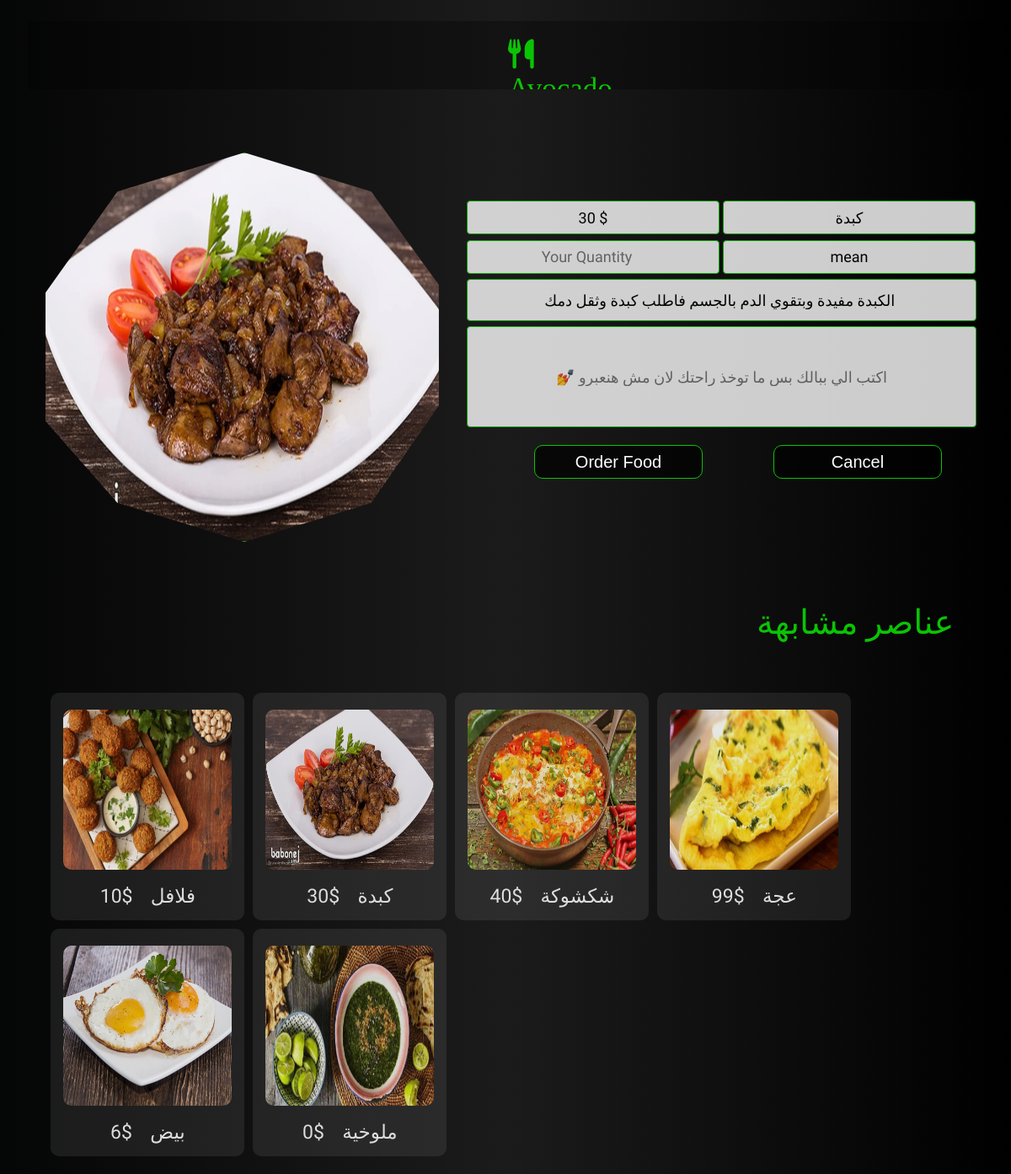
The page /order.php?id=2 on the database its author committed.
### tables this page shows
CREATE TABLE `food` (
  `id` int(11) NOT NULL,
  `namee` varchar(40) NOT NULL,
  `price` double NOT NULL,
  `image` varchar(100) NOT NULL,
  `note` text NOT NULL,
  `typee` varchar(20) NOT NULL
);

### order.php (the view, shortened to what this page needs)
<html lang="en">
<head>
    <link rel="stylesheet" href="https://cdnjs.cloudflare.com/ajax/libs/font-awesome/6.1.1/css/all.min.css" />
</head>
<body style="background: linear-gradient(to left, #000000, #1C1B1B,hsl(150, 10%, 2%));">
<div class="topnav" id="home">
    <br>
<span class="logo" style="float:left; color:#0AC404;font-family: 'Lobster', cursive; font-size: 35px;" ><i class="fas fa-utensils"></i>&nbsp; Avocado Resturant</span>
<br>
</div>
<div class="wrapper">
        <?php
            $con = mysqli_connect("localhost", "root", "", "resturant");
            mysqli_select_db($con, "resturant");
            $id=trim($_GET['id']);
            $query = "SELECT * FROM food WHERE id='$id'";
            $result = mysqli_query($con, $query);
            $row = mysqli_fetch_array($result);
        ?>
<form action="#" method="POST" class="add-form">
<br>
<table width="90%" align="right">
    <tr>
        <td>
        <img src="<?php echo $row['image']; ?>" alt=""  class="im">
    </td>
        <td>
<section  class="tab">
                <form action="#" method="POST" class="add-form" align="center">
            <p>
                <input type="text" name="price" value="<?php echo $row['price']." $"; ?>"  required class="serc"/>
                <input type="text" name="namee"  value="<?php echo $row['namee']; ?>"  class="serc" required/>
            </p>
            <p>
                <input type="number" name="price" placeholder="Your Quantity" required class="serc"/>
                <input type="text" name="typee" value="<?php echo $row['typee']; ?>"  required class="serc"/>
            </p>
            <p>
                <input type="text" name="note" value="<?php echo $row['note']; ?>"  required class="area"/>
            </p>
            <p>
                <input type="text" name="image" placeholder="💅 اكتب الي ببالك بس ما توخذ راحتك لان مش هنعبرو"  required class="area" style="height:120px;"/>
                </p>
            <p>
                <input type="submit" name="submit" value="Order Food"  class="btn"/>
                <a href="user.php"><input type="button" value="Cancel" class="btn" /></a>
            </p>
        </form>
</section>
        </form>
    <?php
    $ty=$row['typee'];
    $quey="SELECT * FROM food WHERE typee='$ty'";
    $q2 = mysqli_query($con, $quey);
    ?>
  <span style="float:right; color:#0AC404;font-family: 'Changa', sans-serif;   font-size: 40px;" >عناصر مشابهة   &nbsp;&nbsp;&nbsp;&nbsp;&nbsp;</span>
<br><br>
    <center>
        <div class="asr">
            <?php
    if(mysqli_num_rows($q2)>0)
    {
        foreach($q2 as $row){
            ?>
             <section class="sug">
                 <img src="<?php echo $row['image'];?>" alt="" class="meal">
                 <div class="xyz">
                     <Span ><?php echo $row['price'];?>$ </span>&nbsp;
                     <span >&nbsp;<?php echo $row['namee'];?></span>
                    </div>
                </section >
                <?php
    }
}
?>
<br>
</div>
</center>
    <br>
</body>
</html>

### order.php (style rules this page uses)
.topnav { background-color: rgb(0,0,0,0.3); overflow: hidden; padding:3px 570px; text-decoration:none; margin:25px; height: 75px; align-content:center; }
.im { position: relative; left: 21px; border:1px solid #0AC404; height:460px; width:500px; border-radius:20px; clip-path: polygon(50% 0%, 80% 10%, 96% 34%, 96% 65%, 80% 90%, 50% 100%, 20% 90%, 3% 69%, 3% 36%, 20% 10%); top:-20px; }
.asr { display: flex; flex-wrap: wrap; width:92%; bottom: 50px; }
.sug { top:50px; height: 150px; width: 150px; color: #f4f4f4; margin: 10px 5px 0 5px; position: relative; background: rgb(255,255,255,0.09); border-radius: 10px; transition: all 0.75s; opacity:0.9 ; }
.serc { border-radius: 4px; margin-bottom:-10px; width: 300px; height: 40px; font-size: 18px; color: #f4f4f4; text-align: center; border:1px solid #0AC404; color: #000000; font-family: 'Changa', sans-serif; opacity: 0.8; }
.area { opacity: 0.8; border-radius: 4px; margin-bottom:-10px; width: 605px; height:50px; font-size: 18px; color: #f4f4f4; text-align: center; border:1px solid #0AC404; color: #000000; font-family: 'Changa', sans-serif; }
.meal { height: 190px; width: 200px; position: absolute; left: 15px; border-radius: 10px; transition: all 1s; top: 20px; }
.btn { border-radius: 10px; margin-bottom: 0px; margin-left:80px; margin-top:15px; width: 200px; height: 40px; font-size: 20px; background:rgba(0, 0, 0, 0.7) ; color: white; border:1px solid #0AC404; text-align: center; }
body { background-image:url(avocado.jpg); }
section { height: 639px; width:92%; padding-left:420px; padding:40px; padding-top:80px; margin:-10px; }
.xyz { position:absolute; bottom: 15px; width:200px; margin-left:-25px; font-family: 'Lalezar', cursive; font-size:20px; }
span { font-size:23px; font-family: 'Changa', sans-serif; }
body { height:170%; }
.tab { height:460px; }

### rows shown on the page
food: image (picture), price "30 $", namee "كبدة", typee "mean", note "الكبدة مفيدة وبتقوي الدم بالجسم فاطلب كبدة وثقل دمك", price "30"
food: shows a picture, price "10", namee "فلافل"
food: image (picture), price "40", namee "شكشوكة"
food: image (picture), price "99", namee "عجة"
food: image (picture), price "6", namee "بيض"
food: image (picture), price "0", namee "ملوخية"
